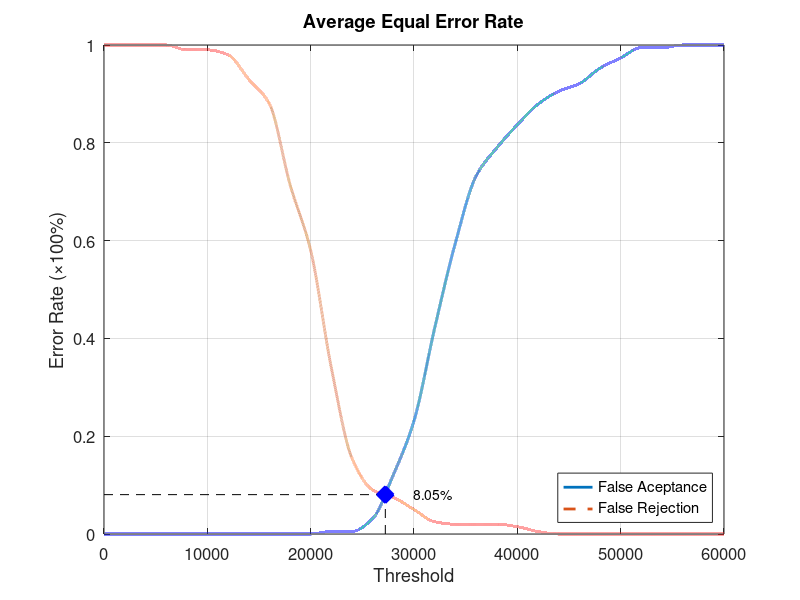
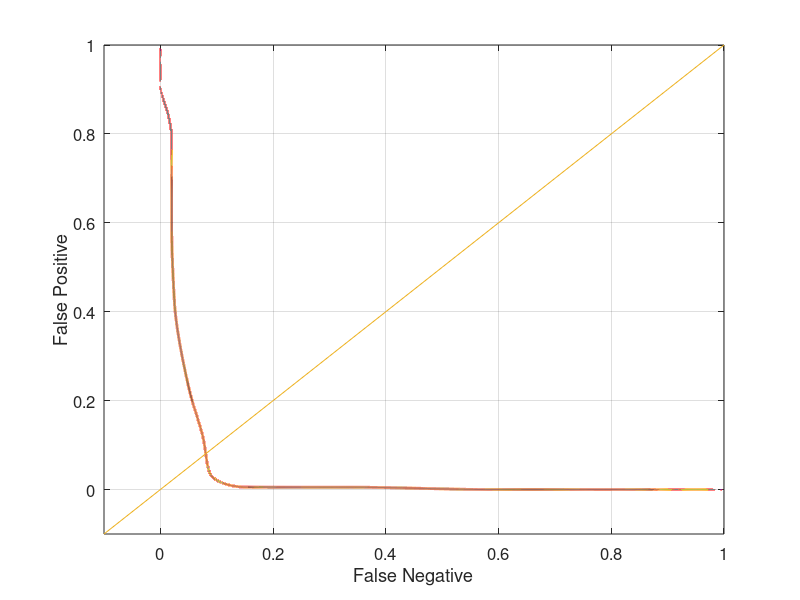

Source code (MATLAB) for these figures, in order:
function yEER = Database4_2
close all;
clear;
clc;
x = 0:2000:60000;
xq = 0:0.5:60000;

y0 = [0 0 0 0 0 0 0 0 0 0 0 0.00526316 0.00526316 0.0315789 0.121053 0.231579 0.421053 0.594737 0.731579 0.789474 0.836842 0.878947 0.905263 0.921053 0.952632 0.973684 0.994737 0.994737 1 1 1];
yy0 = interp1(x, y0, xq, 'pchip');
y1 = [1 1 1 1 0.99 0.99 0.98 0.93 0.88 0.715 0.58 0.34 0.155 0.09 0.075 0.05 0.025 0.02 0.02 0.02 0.015 0.005 0 0 0 0 0 0 0 0 0];
yy1 = interp1(x, y1, xq, 'pchip');

% Calculating EER: 
y2 = abs(y0 - y1);
find(y2 == min(y2))
yy2 = abs(yy0 - yy1);
xEER = find(yy2 == min(yy2));
xEERIndex = xq(xEER) % X-axis EER
yEER = yy0(xEER) % Y-axis EER

main = figure
plot(xq, yy0,'-','LineWidth', 2);	hold on
plot(xq, yy1,'--','LineWidth', 2);	hold on
plot([xEERIndex xEERIndex], [0 yEER], 'k--');	hold on
plot([0 xEERIndex], [yEER yEER], 'k--');	hold on
plot(xEERIndex, yEER, 'bx', 'LineWidth', 10);	hold on
text(xEERIndex + 10 * xEERIndex / 100, yEER, [num2str(round((10000 * yEER)) / 100) '%'])
legend('False Aceptance', 'False Rejection', 'Location', 'SouthEast')
xlabel('Threshold')
ylabel('Error Rate (\times100%)')
title('Average Equal Error Rate')
set(gca, 'FontSize', 12)
axis([0 60000 0 1])
grid on

print(main, 'Database4_2Main', '-dpng');
FNRxFPR = figure('Color', [1 1 1]);
plot(yy1, yy0, '-', yy1, yy0, 'LineWidth', 2);
hold on
y = -0.1:0.1:1
plot(y, y); 
set(gca, 'FontSize', 12)
xlabel('False Negative')
ylabel('False Positive')
axis([-0.1 1 -0.1 1])
set(gca, 'FontSize', 12)
grid on

print(FNRxFPR, 'Database4_2FNRxFPR','-dpng');
end
